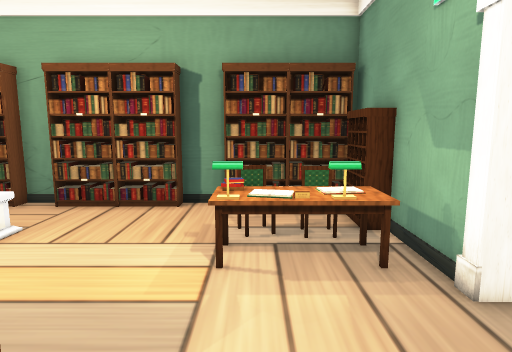
view 1 (above)

17 first-person views from a walk through a Godot game level. The camera is 1.5 m above the floor, tilts 8° down and sees 75° across. The floor is counted in squares, 0.5 m on a side. Each view is taken from the middle of a square. On the plan, view 1 faces up. The plan holds only what a view shows up to about 20 squares ahead; the rest is blank. Some surface patterns are stand-ins.

view 2
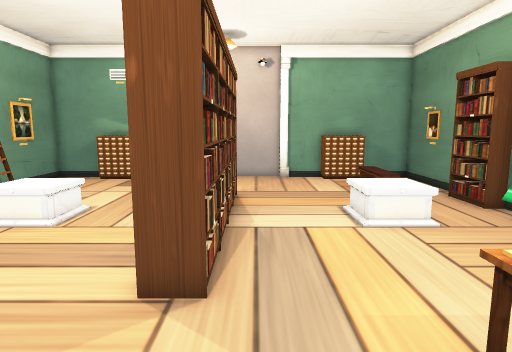

view 3
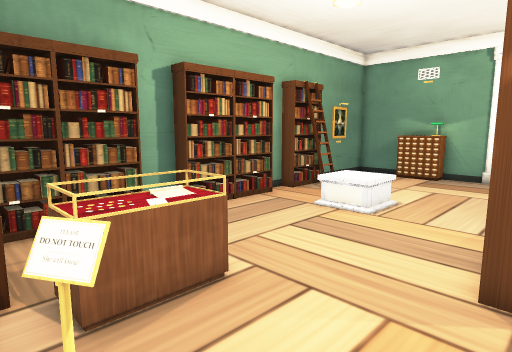

view 4
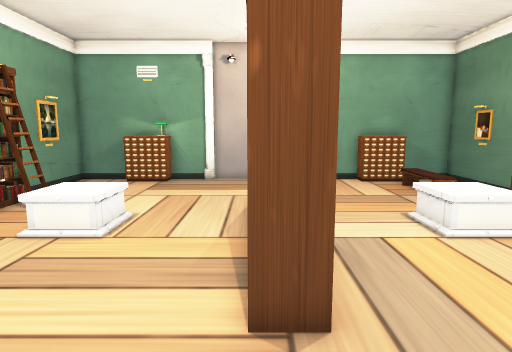

view 5
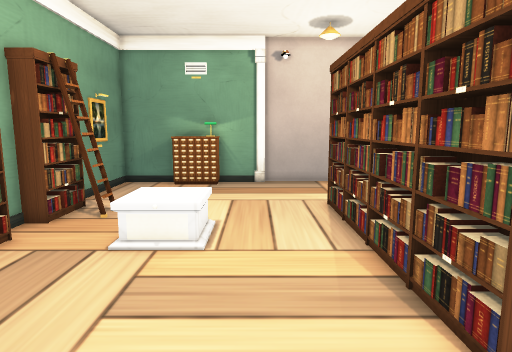

view 6
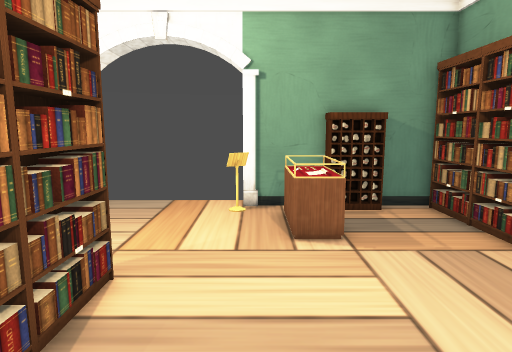

view 7
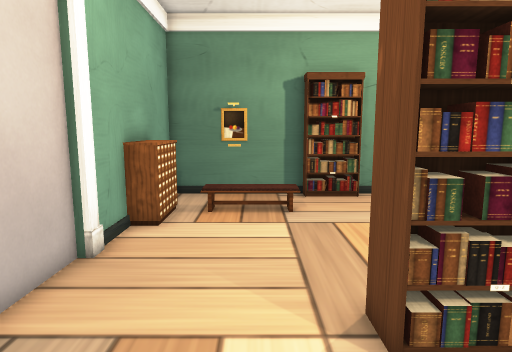

view 8
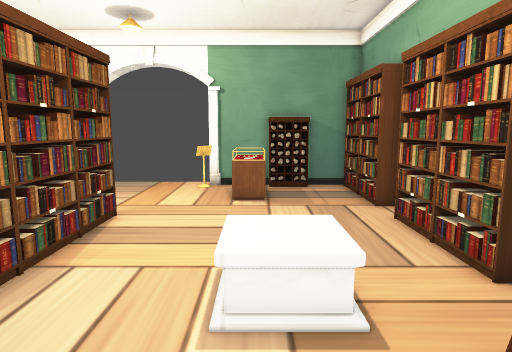

view 9
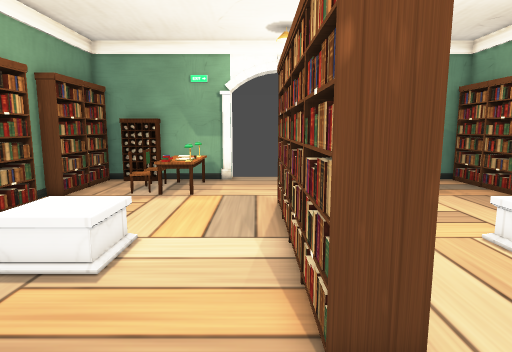

view 10
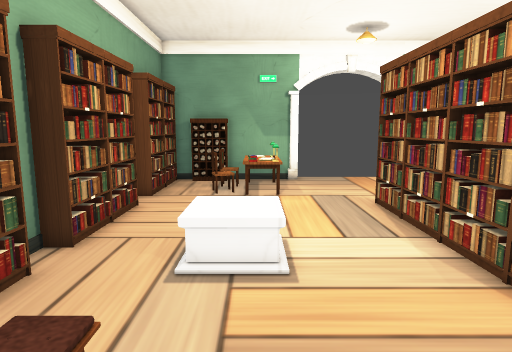

view 11
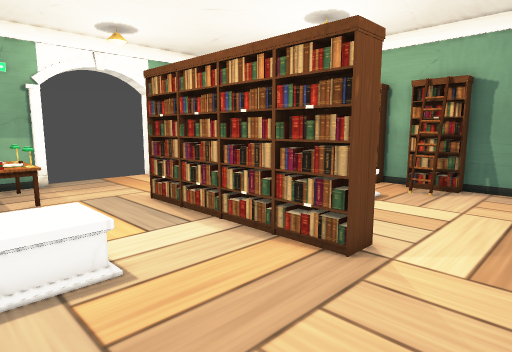

view 12
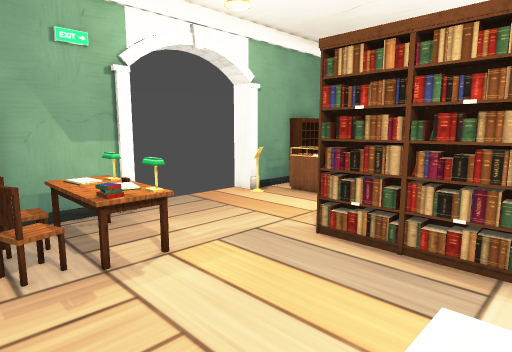

view 13
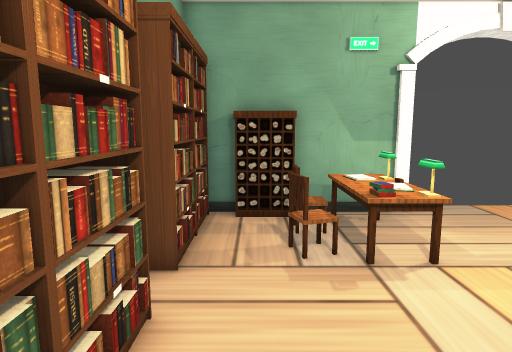

view 14
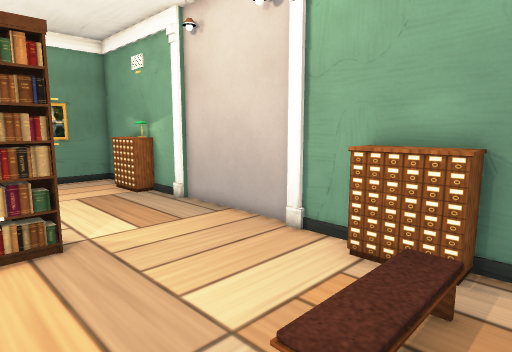

view 15
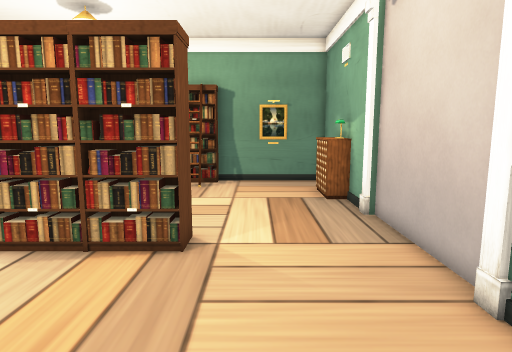

view 16
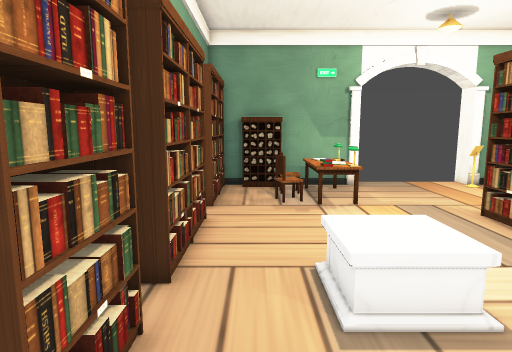

view 17
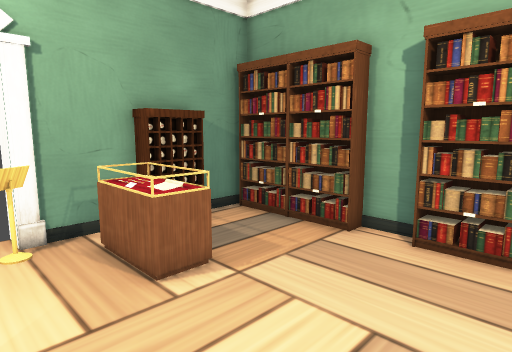

### Floor plan
Key: @ floor where view 1 was taken; # wall or solid block; . floor; R rack; P plate; C chair; T table; L lamp; A portal; B bookshelf; E ladder; S sign; O other object.
Columns run from 18 left of view 1 to 5 right of it. Each row starts with its distance up from view 1.
 13 #######################
 12 #....................R#
 11 #O...................RR
 10 OO.OOO.....P......C..R#
  9 OO.......O P.....TTTOT#
  8 #O.......O P.....TTTTT#
  7 #..........P.....LLTLT#
  6 #.....................#
  5 #.....................#
  4 #......................
  3 #.....BBBBBBBBBB.......
  2 #.....BBBBBBBBBB.......
  1 #......................
  0 #.................@..S
 -1 #....................SA#
 -2 #..........P......OOOO##
 -3 OO.......O P......OOOO#
 -4 OO.......O P.........R#
 -5 OO.........P.........RR
 -6 #O.....EE............R#
 -7 #......EE.............#
 -8 #######################
 -9 #######

Where each view was taken, in squares from view 1:
view 1: 0 up, 0 right, facing up
view 2: 4 up, 3 right, facing left
view 3: 3 up, 4 right, facing down-left
view 4: 2 up, 2 right, facing left
view 5: 1 down, 1 right, facing left
view 6: 1 down, 9 left, facing right
view 7: 2 down, 14 left, facing up
view 8: 3 down, 14 left, facing right
view 9: 4 up, 16 left, facing right
view 10: 8 up, 16 left, facing right
view 11: 10 up, 16 left, facing down-right
view 12: 11 up, 8 left, facing down-right
view 13: 11 up, 8 left, facing right
view 14: 12 up, 10 left, facing down-left
view 15: 11 up, 14 left, facing down
view 16: 11 up, 14 left, facing right
view 17: 1 up, 6 left, facing down-right
